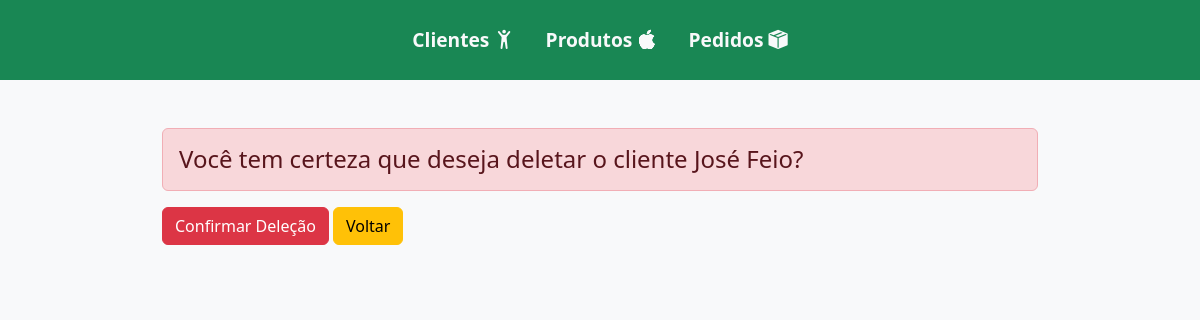
Page /clientes/deletar/1/ on the earlier database version.
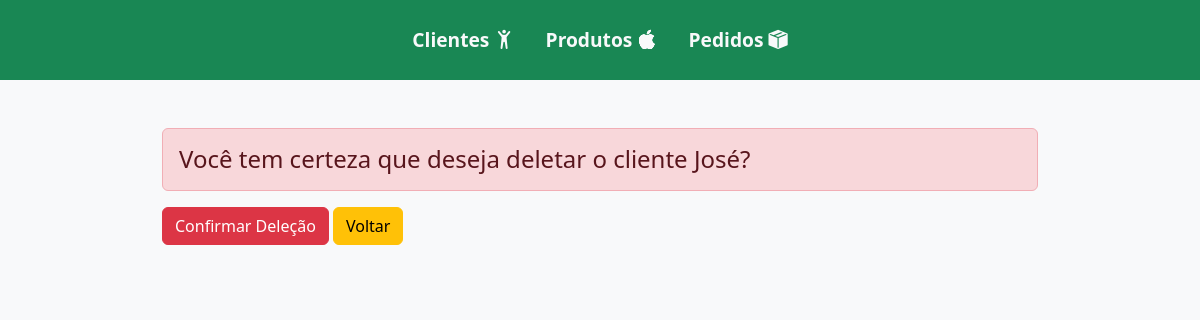
Same page on the later database version.
### fazenda/models.py (models this page shows, shortened)
class Cliente(models.Model):
    nome = models.CharField(max_length=100)
    empresa = models.CharField(max_length=100, blank=True, null=True)
    telefone = models.CharField(max_length=20)

### fazenda/views.py (the view)
# urls.py: path("clientes/deletar/<int:pk>/", views.deletar_cliente, name="deletar_cliente"),
def deletar_cliente(request, pk):
    cliente = get_object_or_404(Cliente, pk=pk)
    if request.method == "POST":
        cliente.delete()
        return redirect("listar_clientes")
    return render(request, "deletar_cliente.html", {"cliente": cliente})

### fazenda/templates/deletar_cliente.html (shortened to what this page needs)
{% extends 'base.html' %}
{% load static %}
{% block content %}
    <div class="container w-75">
        <h4 class="alert alert-danger">Você tem certeza que deseja deletar o cliente {{ cliente.nome }}?</h4>
        <form method="post">
            <button type="submit" class="btn btn-danger">Confirmar Deleção</button>
    <a class="btn btn-warning" href="{% url 'listar_clientes' %}">Voltar</a>
        </form>
    </div>
{% endblock %}

Differences in the rows shown:
changed Cliente: nome "José Feio" → "José"
